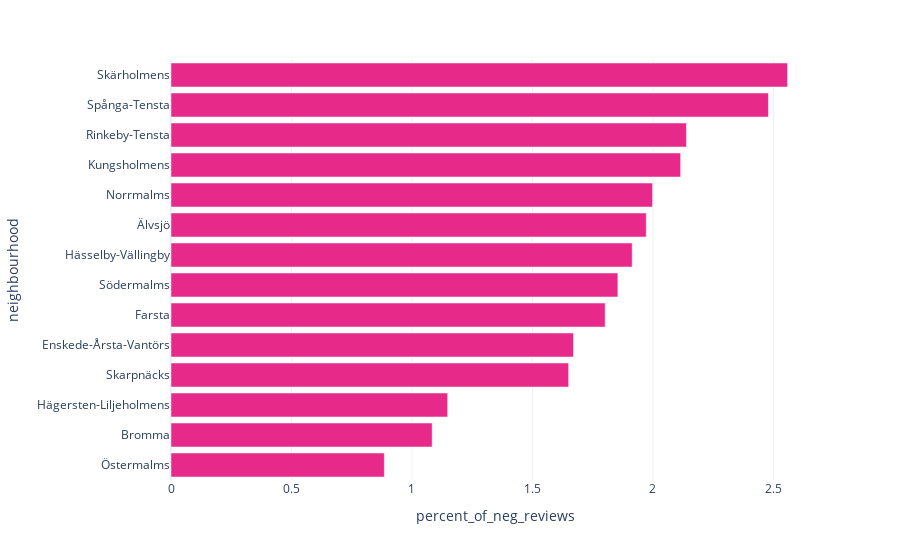

This figure's notebook cell:
### Code cell
fig = px.bar(proportion_neg_reviews.sort_values('percent_of_neg_reviews'), x='percent_of_neg_reviews', y='neighbourhood')
fig.update_traces(marker_color=MAIN_COLOR)

### Figure 1 — Plotly figure (JSON) as saved in the notebook; plotly's stock layout.template omitted (floating-point values rounded to 4 significant figures)
{"data": [{"alignmentgroup": "True", "hovertemplate": "percent_of_neg_reviews=%{x}<br>neighbourhood=%{y}<extra></extra>", "legendgroup": "", "marker": {"color": "rgb(231,41,138)", "pattern": {"shape": ""}}, "name": "", "offsetgroup": "", "orientation": "h", "showlegend": false, "textposition": "auto", "type": "bar", "x": [0.8853, 1.084, 1.148, 1.65, 1.67, 1.802, 1.855, 1.914, 1.972, 1.998, 2.115, 2.139, 2.479, 2.559], "xaxis": "x", "y": ["Östermalms", "Bromma", "Hägersten-Liljeholmens", "Skarpnäcks", "Enskede-Årsta-Vantörs", "Farsta", "Södermalms", "Hässelby-Vällingby", "Älvsjö", "Norrmalms", "Kungsholmens", "Rinkeby-Tensta", "Spånga-Tensta", "Skärholmens"], "yaxis": "y"}], "layout": {"barmode": "relative", "legend": {"tracegroupgap": 0}, "margin": {"t": 60}, "xaxis": {"anchor": "y", "domain": [0, 1], "title": {"text": "percent_of_neg_reviews"}}, "yaxis": {"anchor": "x", "domain": [0, 1], "title": {"text": "neighbourhood"}}}}
